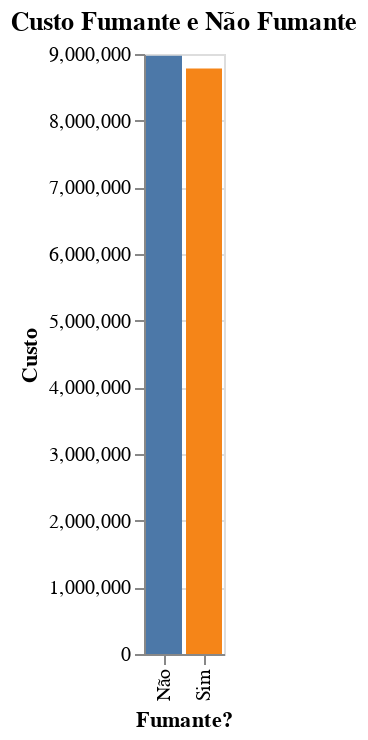

Here is the notebook cell this chart was saved with:
### Code cell
v

### Figure 1 — Vega-Lite specification as saved in the notebook (floating-point values rounded to 4 significant figures)
{"config": {"view": {"continuousWidth": 400, "continuousHeight": 300}}, "data": {"name": "data-ef7367834bf244aa1ee45f6a94a02ba4"}, "mark": "bar", "encoding": {"color": {"type": "nominal", "field": "Fumante", "legend": null}, "x": {"type": "nominal", "field": "Fumante", "title": "Fumante?"}, "y": {"type": "quantitative", "field": "charges", "title": "Custo"}}, "selection": {"selector004": {"type": "interval", "bind": "scales", "encodings": ["x", "y"]}}, "title": "Custo Fumante e Não Fumante", "$schema": "https://vega.github.io/schema/vega-lite/v4.0.2.json", "datasets": {"data-ef7367834bf244aa1ee45f6a94a02ba4": [{"Fumante": "Não", "charges": 8974000.0}, {"Fumante": "Sim", "charges": 8782000.0}]}}
